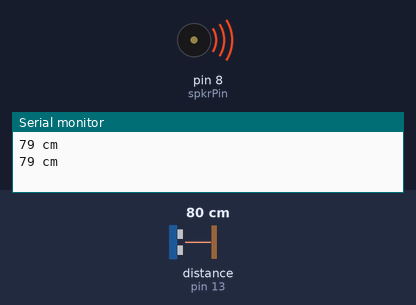
Bench run of a sketch on a simulated Arduino Uno, built with avr-gcc and run on an emulated ATmega328P. Shown: buzzer (waves = sounding), the last lines printed to the serial monitor. Wiring (inferred from the names in the program): ultrasonic range finder: trigger pin 12; echo pin 13. The test bench sets the inputs (shaded band); at power-on: distance to the obstacle (sensor on pin 13) 80 cm. The echo pulse lasts 58.3 µs per cm.

Above: at 0.91 s.
1.7 s: distance to the obstacle (sensor on pin 13) set to 2 cm
At 1.71 s:
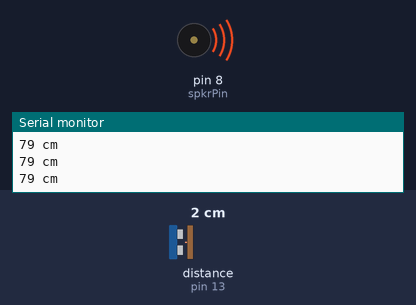
At 2.3 s:
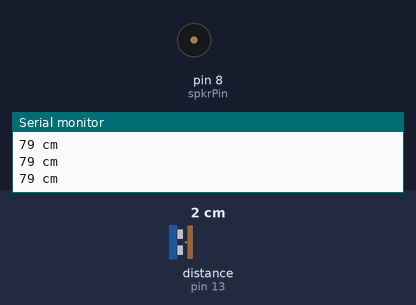
5.2 s: distance to the obstacle (sensor on pin 13) set to 18 cm
Timing chart, 0 to 14.7 s (numbered marks = the images above; inputs shaded):
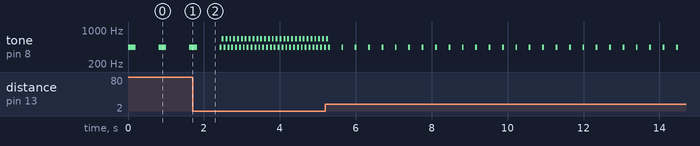

Measured:
- by itself, tone on pin 8 (spkrPin): repeats every 0.35 s: 440 Hz 0.05 s, silent 0.30 s

The sketch:

sonar.ino
```cpp
//define the pins for ultrasonic sensor here
#define trigPin 12
#define echoPin 13
#define spkrPin 8

const int HOLD_MS = 200;

//setup trig is output and echo is input for the sound. Read serial fastest possible speed
void setup() {
  Serial.begin (115200);
  pinMode(trigPin, OUTPUT);
  pinMode(echoPin, INPUT);
}

//below methods for beep speed
void beepFastest(){
  // play a note on pin 8 for 200 ms:
  tone(spkrPin, 440, HOLD_MS);
  beepNo(50, 100);
}

void beepFast(){
  // play a note on pin 8 for 200 ms:
  tone(spkrPin, 440, HOLD_MS);
  beepNo(50, 300);
}

void beepMedium(){
  tone(spkrPin, 440, HOLD_MS);
  beepNo(200, 300);
}

void beepSlow(){
  tone(spkrPin, 440, HOLD_MS);
  beepNo(500, 300);
}

void searchBeep() {
  delay(2775);
  tone(spkrPin, 220, HOLD_MS);
  delay(105);
  tone(spkrPin, 880, HOLD_MS);
  delay(95);
  tone(spkrPin, 1760, HOLD_MS);
  delay(75);
  tone(spkrPin, 3520, HOLD_MS);
  beepNo(300, 300);
}

void hesDeadJim() {
  tone(spkrPin, 440, HOLD_MS);
  delay(50);
  tone(spkrPin, 659, HOLD_MS);
  beepNo(50, 0);
}

//no beep here
void beepNo(int x, int y){
  delay(x);
  noTone(spkrPin);
  delay(y);
}

//send a pulse and calculate how long it took to travel
void loop() {
  int duration, distance;
  digitalWrite(trigPin, HIGH);
  delayMicroseconds(1000);
  digitalWrite(trigPin, LOW);
  duration = pulseIn(echoPin, HIGH);
  distance = (duration/2) / 29.1;

  Serial.print(distance);
  Serial.println(" cm");

  //then check the distance and beep if it is in the range
  if (distance <=5) {
    hesDeadJim();
  }
  else if (distance >=5 && distance <=15){
    beepFastest();
  }
  else if (distance >15 && distance <=30){
    beepFast();
  }
  else if (distance >=31 && distance <=60) {
    beepMedium();
  }
  else if (distance >=61 && distance <= 90){
    beepSlow();
  }
  else {
    searchBeep();
  }

}
```
